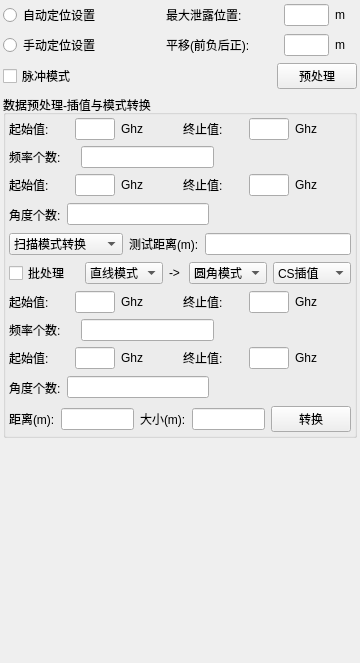
<?xml version="1.0" encoding="UTF-8"?>
<ui version="4.0">
 <class>SecondStepWidget</class>
 <widget class="QWidget" name="SecondStepWidget">
  <property name="geometry">
   <rect>
    <x>0</x>
    <y>0</y>
    <width>360</width>
    <height>663</height>
   </rect>
  </property>
  <property name="windowTitle">
   <string>Form</string>
  </property>
  <layout class="QVBoxLayout" name="verticalLayout_3">
   <property name="leftMargin">
    <number>3</number>
   </property>
   <property name="topMargin">
    <number>3</number>
   </property>
   <property name="rightMargin">
    <number>3</number>
   </property>
   <property name="bottomMargin">
    <number>3</number>
   </property>
   <item>
    <layout class="QVBoxLayout" name="verticalLayout">
     <item>
      <layout class="QHBoxLayout" name="horizontalLayout_2" stretch="5,2,5,2,1">
       <item>
        <widget class="QRadioButton" name="RadioButtonAntennaLeakAuto">
         <property name="text">
          <string>自动定位设置</string>
         </property>
        </widget>
       </item>
       <item>
        <spacer name="horizontalSpacer_2">
         <property name="orientation">
          <enum>Qt::Horizontal</enum>
         </property>
         <property name="sizeHint" stdset="0">
          <size>
           <width>40</width>
           <height>20</height>
          </size>
         </property>
        </spacer>
       </item>
       <item>
        <widget class="QLabel" name="label">
         <property name="text">
          <string>最大泄露位置:</string>
         </property>
        </widget>
       </item>
       <item>
        <widget class="QLineEdit" name="textBoxMaxanteanleak"/>
       </item>
       <item>
        <widget class="QLabel" name="label_2">
         <property name="text">
          <string>m</string>
         </property>
        </widget>
       </item>
      </layout>
     </item>
     <item>
      <layout class="QHBoxLayout" name="horizontalLayout_3" stretch="5,2,5,2,1">
       <item>
        <widget class="QRadioButton" name="RadioButtonAntennaLeakMannal">
         <property name="text">
          <string>手动定位设置</string>
         </property>
        </widget>
       </item>
       <item>
        <spacer name="horizontalSpacer_3">
         <property name="orientation">
          <enum>Qt::Horizontal</enum>
         </property>
         <property name="sizeHint" stdset="0">
          <size>
           <width>40</width>
           <height>20</height>
          </size>
         </property>
        </spacer>
       </item>
       <item>
        <widget class="QLabel" name="label_3">
         <property name="text">
          <string>平移(前负后正):</string>
         </property>
        </widget>
       </item>
       <item>
        <widget class="QLineEdit" name="textBoxAntennaLeakinput"/>
       </item>
       <item>
        <widget class="QLabel" name="label_4">
         <property name="text">
          <string>m</string>
         </property>
        </widget>
       </item>
      </layout>
     </item>
    </layout>
   </item>
   <item>
    <layout class="QHBoxLayout" name="horizontalLayout_9">
     <item>
      <widget class="QCheckBox" name="checkBox_2">
       <property name="text">
        <string>脉冲模式</string>
       </property>
      </widget>
     </item>
     <item>
      <spacer name="horizontalSpacer_4">
       <property name="orientation">
        <enum>Qt::Horizontal</enum>
       </property>
       <property name="sizeHint" stdset="0">
        <size>
         <width>40</width>
         <height>20</height>
        </size>
       </property>
      </spacer>
     </item>
     <item>
      <widget class="QPushButton" name="pushButton_4">
       <property name="text">
        <string>预处理</string>
       </property>
      </widget>
     </item>
    </layout>
   </item>
   <item>
    <widget class="QGroupBox" name="groupBox">
     <property name="title">
      <string>数据预处理-插值与模式转换</string>
     </property>
     <layout class="QVBoxLayout" name="verticalLayout_2">
      <property name="leftMargin">
       <number>3</number>
      </property>
      <property name="topMargin">
       <number>3</number>
      </property>
      <property name="rightMargin">
       <number>3</number>
      </property>
      <property name="bottomMargin">
       <number>3</number>
      </property>
      <item>
       <layout class="QHBoxLayout" name="horizontalLayout_7" stretch="4,1,4,1">
        <item>
         <layout class="QHBoxLayout" name="horizontalLayout_4" stretch="3,2,1">
          <item>
           <widget class="QLabel" name="label_5">
            <property name="text">
             <string>起始值:</string>
            </property>
           </widget>
          </item>
          <item>
           <widget class="QLineEdit" name="textBoxorigin_freqstart"/>
          </item>
          <item>
           <widget class="QLabel" name="label_6">
            <property name="text">
             <string>Ghz</string>
            </property>
           </widget>
          </item>
         </layout>
        </item>
        <item>
         <spacer name="horizontalSpacer_5">
          <property name="orientation">
           <enum>Qt::Horizontal</enum>
          </property>
          <property name="sizeHint" stdset="0">
           <size>
            <width>40</width>
            <height>20</height>
           </size>
          </property>
         </spacer>
        </item>
        <item>
         <layout class="QHBoxLayout" name="horizontalLayout_5" stretch="3,2,1">
          <item>
           <widget class="QLabel" name="label_7">
            <property name="text">
             <string>终止值:</string>
            </property>
           </widget>
          </item>
          <item>
           <widget class="QLineEdit" name="textBoxorigin_freqend"/>
          </item>
          <item>
           <widget class="QLabel" name="label_8">
            <property name="text">
             <string>Ghz</string>
            </property>
           </widget>
          </item>
         </layout>
        </item>
        <item>
         <spacer name="horizontalSpacer_6">
          <property name="orientation">
           <enum>Qt::Horizontal</enum>
          </property>
          <property name="sizeHint" stdset="0">
           <size>
            <width>40</width>
            <height>20</height>
           </size>
          </property>
         </spacer>
        </item>
       </layout>
      </item>
      <item>
       <layout class="QHBoxLayout" name="horizontalLayout_8" stretch="3,2">
        <item>
         <layout class="QHBoxLayout" name="horizontalLayout_6" stretch="1,2">
          <property name="leftMargin">
           <number>0</number>
          </property>
          <property name="topMargin">
           <number>0</number>
          </property>
          <property name="rightMargin">
           <number>0</number>
          </property>
          <item>
           <widget class="QLabel" name="label_9">
            <property name="text">
             <string>频率个数:</string>
            </property>
           </widget>
          </item>
          <item>
           <widget class="QLineEdit" name="textBoxorigin_freqnum"/>
          </item>
         </layout>
        </item>
        <item>
         <spacer name="horizontalSpacer_7">
          <property name="orientation">
           <enum>Qt::Horizontal</enum>
          </property>
          <property name="sizeHint" stdset="0">
           <size>
            <width>40</width>
            <height>20</height>
           </size>
          </property>
         </spacer>
        </item>
       </layout>
      </item>
      <item>
       <layout class="QHBoxLayout" name="horizontalLayout_11" stretch="4,1,4,1">
        <item>
         <layout class="QHBoxLayout" name="horizontalLayout_12" stretch="3,2,1">
          <item>
           <widget class="QLabel" name="label_11">
            <property name="text">
             <string>起始值:</string>
            </property>
           </widget>
          </item>
          <item>
           <widget class="QLineEdit" name="textBoxorigin_azstart"/>
          </item>
          <item>
           <widget class="QLabel" name="label_12">
            <property name="text">
             <string>Ghz</string>
            </property>
           </widget>
          </item>
         </layout>
        </item>
        <item>
         <spacer name="horizontalSpacer_9">
          <property name="orientation">
           <enum>Qt::Horizontal</enum>
          </property>
          <property name="sizeHint" stdset="0">
           <size>
            <width>40</width>
            <height>20</height>
           </size>
          </property>
         </spacer>
        </item>
        <item>
         <layout class="QHBoxLayout" name="horizontalLayout_13" stretch="3,2,1">
          <item>
           <widget class="QLabel" name="label_13">
            <property name="text">
             <string>终止值:</string>
            </property>
           </widget>
          </item>
          <item>
           <widget class="QLineEdit" name="textBoxorigin_azend"/>
          </item>
          <item>
           <widget class="QLabel" name="label_14">
            <property name="text">
             <string>Ghz</string>
            </property>
           </widget>
          </item>
         </layout>
        </item>
        <item>
         <spacer name="horizontalSpacer_10">
          <property name="orientation">
           <enum>Qt::Horizontal</enum>
          </property>
          <property name="sizeHint" stdset="0">
           <size>
            <width>40</width>
            <height>20</height>
           </size>
          </property>
         </spacer>
        </item>
       </layout>
      </item>
      <item>
       <layout class="QHBoxLayout" name="horizontalLayout_14" stretch="0,0,0">
        <item>
         <widget class="QLabel" name="label_15">
          <property name="text">
           <string>角度个数:</string>
          </property>
         </widget>
        </item>
        <item>
         <widget class="QLineEdit" name="textBoxorigin_aznum"/>
        </item>
        <item>
         <spacer name="horizontalSpacer_11">
          <property name="orientation">
           <enum>Qt::Horizontal</enum>
          </property>
          <property name="sizeHint" stdset="0">
           <size>
            <width>18</width>
            <height>25</height>
           </size>
          </property>
         </spacer>
        </item>
       </layout>
      </item>
      <item>
       <layout class="QHBoxLayout" name="horizontalLayout">
        <item>
         <widget class="QComboBox" name="comboBoxTransMdoeType">
          <item>
           <property name="text">
            <string>扫描模式转换</string>
           </property>
          </item>
          <item>
           <property name="text">
            <string>同扫描模式插值</string>
           </property>
          </item>
          <item>
           <property name="text">
            <string>同扫描模式外推</string>
           </property>
          </item>
         </widget>
        </item>
        <item>
         <widget class="QLabel" name="label_17">
          <property name="text">
           <string>测试距离(m):</string>
          </property>
         </widget>
        </item>
        <item>
         <widget class="QLineEdit" name="textBoxorigin_distence">
          <property name="text">
           <string/>
          </property>
         </widget>
        </item>
       </layout>
      </item>
      <item>
       <layout class="QHBoxLayout" name="horizontalLayout_23" stretch="5,5,1,5,5">
        <item>
         <widget class="QCheckBox" name="checkBoxDataBatchModeTransCaculateMode">
          <property name="text">
           <string>批处理</string>
          </property>
         </widget>
        </item>
        <item>
         <widget class="QComboBox" name="comboBoxorigin_scanmode">
          <item>
           <property name="text">
            <string>直线模式</string>
           </property>
          </item>
          <item>
           <property name="text">
            <string>圆角模式</string>
           </property>
          </item>
         </widget>
        </item>
        <item>
         <widget class="QLabel" name="label_30">
          <property name="text">
           <string>-&gt;</string>
          </property>
         </widget>
        </item>
        <item>
         <widget class="QComboBox" name="comboBoxnew_scanmode">
          <item>
           <property name="text">
            <string>圆角模式</string>
           </property>
          </item>
          <item>
           <property name="text">
            <string>直线模式</string>
           </property>
          </item>
         </widget>
        </item>
        <item>
         <widget class="QComboBox" name="comboBoxScanModeInterpMethod">
          <item>
           <property name="text">
            <string>CS插值</string>
           </property>
          </item>
          <item>
           <property name="text">
            <string>线型插值</string>
           </property>
          </item>
         </widget>
        </item>
       </layout>
      </item>
      <item>
       <layout class="QHBoxLayout" name="horizontalLayout_10" stretch="4,1,4,1">
        <item>
         <layout class="QHBoxLayout" name="horizontalLayout_16" stretch="3,2,1">
          <item>
           <widget class="QLabel" name="label_20">
            <property name="text">
             <string>起始值:</string>
            </property>
           </widget>
          </item>
          <item>
           <widget class="QLineEdit" name="textBoxnew_freqstart"/>
          </item>
          <item>
           <widget class="QLabel" name="label_21">
            <property name="text">
             <string>Ghz</string>
            </property>
           </widget>
          </item>
         </layout>
        </item>
        <item>
         <spacer name="horizontalSpacer_8">
          <property name="orientation">
           <enum>Qt::Horizontal</enum>
          </property>
          <property name="sizeHint" stdset="0">
           <size>
            <width>40</width>
            <height>20</height>
           </size>
          </property>
         </spacer>
        </item>
        <item>
         <layout class="QHBoxLayout" name="horizontalLayout_17" stretch="3,2,1">
          <item>
           <widget class="QLabel" name="label_22">
            <property name="text">
             <string>终止值:</string>
            </property>
           </widget>
          </item>
          <item>
           <widget class="QLineEdit" name="textBoxnew_freqend"/>
          </item>
          <item>
           <widget class="QLabel" name="label_23">
            <property name="text">
             <string>Ghz</string>
            </property>
           </widget>
          </item>
         </layout>
        </item>
        <item>
         <spacer name="horizontalSpacer_13">
          <property name="orientation">
           <enum>Qt::Horizontal</enum>
          </property>
          <property name="sizeHint" stdset="0">
           <size>
            <width>40</width>
            <height>20</height>
           </size>
          </property>
         </spacer>
        </item>
       </layout>
      </item>
      <item>
       <layout class="QHBoxLayout" name="horizontalLayout_18" stretch="3,2">
        <item>
         <layout class="QHBoxLayout" name="horizontalLayout_19" stretch="1,2">
          <item>
           <widget class="QLabel" name="label_24">
            <property name="text">
             <string>频率个数:</string>
            </property>
           </widget>
          </item>
          <item>
           <widget class="QLineEdit" name="textBoxnew_freqnum"/>
          </item>
         </layout>
        </item>
        <item>
         <spacer name="horizontalSpacer_14">
          <property name="orientation">
           <enum>Qt::Horizontal</enum>
          </property>
          <property name="sizeHint" stdset="0">
           <size>
            <width>40</width>
            <height>20</height>
           </size>
          </property>
         </spacer>
        </item>
       </layout>
      </item>
      <item>
       <layout class="QHBoxLayout" name="horizontalLayout_20" stretch="4,1,4,1">
        <item>
         <layout class="QHBoxLayout" name="horizontalLayout_21" stretch="3,2,1">
          <item>
           <widget class="QLabel" name="label_26">
            <property name="text">
             <string>起始值:</string>
            </property>
           </widget>
          </item>
          <item>
           <widget class="QLineEdit" name="textBoxnew_azstart"/>
          </item>
          <item>
           <widget class="QLabel" name="label_27">
            <property name="text">
             <string>Ghz</string>
            </property>
           </widget>
          </item>
         </layout>
        </item>
        <item>
         <spacer name="horizontalSpacer_15">
          <property name="orientation">
           <enum>Qt::Horizontal</enum>
          </property>
          <property name="sizeHint" stdset="0">
           <size>
            <width>40</width>
            <height>20</height>
           </size>
          </property>
         </spacer>
        </item>
        <item>
         <layout class="QHBoxLayout" name="horizontalLayout_22" stretch="3,2,1">
          <item>
           <widget class="QLabel" name="label_28">
            <property name="text">
             <string>终止值:</string>
            </property>
           </widget>
          </item>
          <item>
           <widget class="QLineEdit" name="textBoxnew_azend"/>
          </item>
          <item>
           <widget class="QLabel" name="label_29">
            <property name="text">
             <string>Ghz</string>
            </property>
           </widget>
          </item>
         </layout>
        </item>
        <item>
         <spacer name="horizontalSpacer_16">
          <property name="orientation">
           <enum>Qt::Horizontal</enum>
          </property>
          <property name="sizeHint" stdset="0">
           <size>
            <width>40</width>
            <height>20</height>
           </size>
          </property>
         </spacer>
        </item>
       </layout>
      </item>
      <item>
       <layout class="QHBoxLayout" name="horizontalLayout_15" stretch="0,0,0">
        <item>
         <widget class="QLabel" name="label_18">
          <property name="text">
           <string>角度个数:</string>
          </property>
         </widget>
        </item>
        <item>
         <widget class="QLineEdit" name="textBoxnew_aznum"/>
        </item>
        <item>
         <spacer name="horizontalSpacer_12">
          <property name="orientation">
           <enum>Qt::Horizontal</enum>
          </property>
          <property name="sizeHint" stdset="0">
           <size>
            <width>18</width>
            <height>25</height>
           </size>
          </property>
         </spacer>
        </item>
       </layout>
      </item>
      <item>
       <layout class="QHBoxLayout" name="horizontalLayout_24">
        <item>
         <widget class="QLabel" name="label_31">
          <property name="text">
           <string>距离(m):</string>
          </property>
         </widget>
        </item>
        <item>
         <widget class="QLineEdit" name="textBoxnew_distence"/>
        </item>
        <item>
         <widget class="QLabel" name="label_32">
          <property name="text">
           <string>大小(m):</string>
          </property>
         </widget>
        </item>
        <item>
         <widget class="QLineEdit" name="textBoxModeTransTargetLength"/>
        </item>
        <item>
         <widget class="QPushButton" name="ButtonSModeTransInterp">
          <property name="text">
           <string>转换</string>
          </property>
         </widget>
        </item>
       </layout>
      </item>
     </layout>
    </widget>
   </item>
   <item>
    <spacer name="verticalSpacer">
     <property name="orientation">
      <enum>Qt::Vertical</enum>
     </property>
     <property name="sizeHint" stdset="0">
      <size>
       <width>20</width>
       <height>160</height>
      </size>
     </property>
    </spacer>
   </item>
  </layout>
 </widget>
 <resources/>
 <connections/>
</ui>
